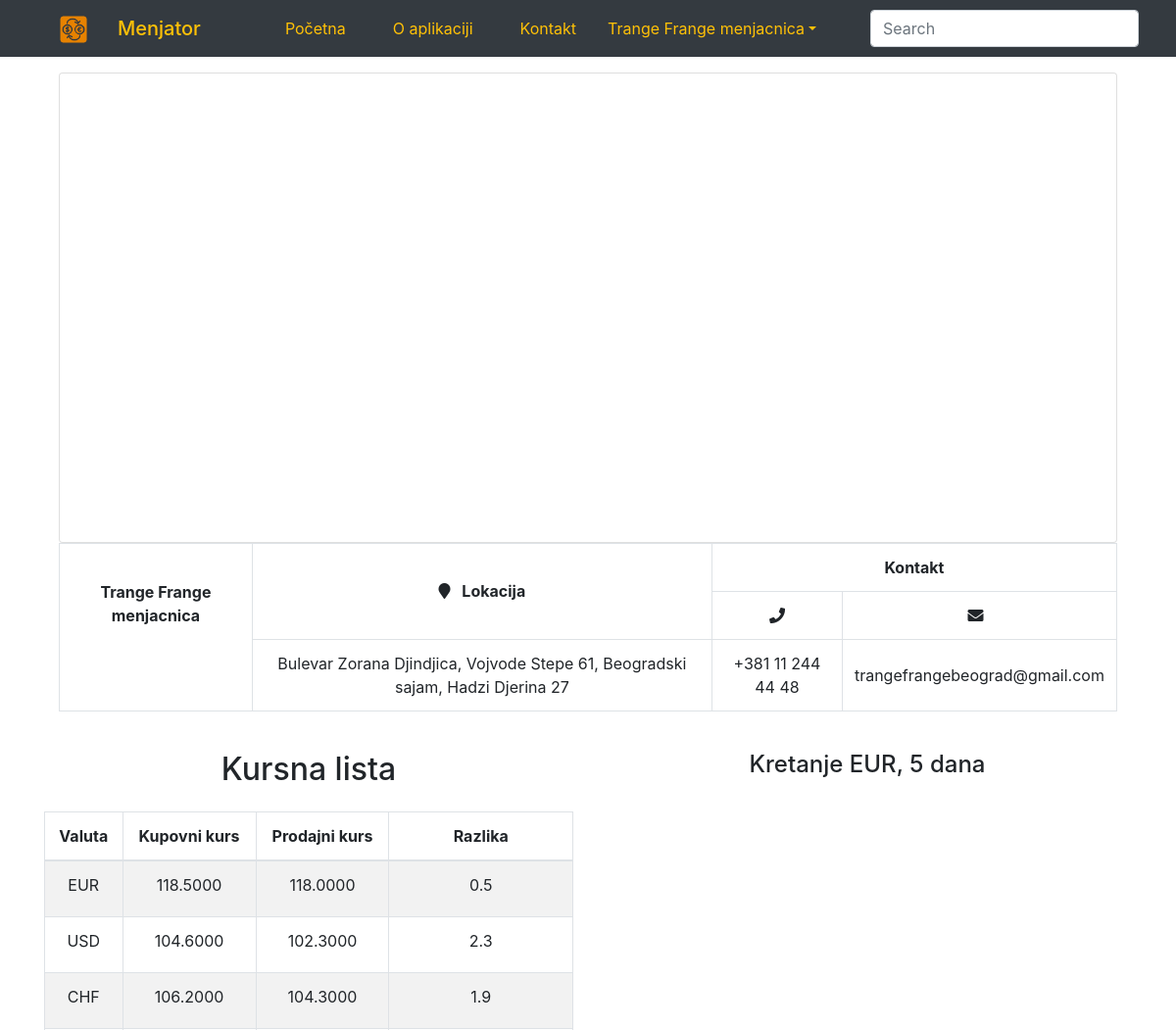
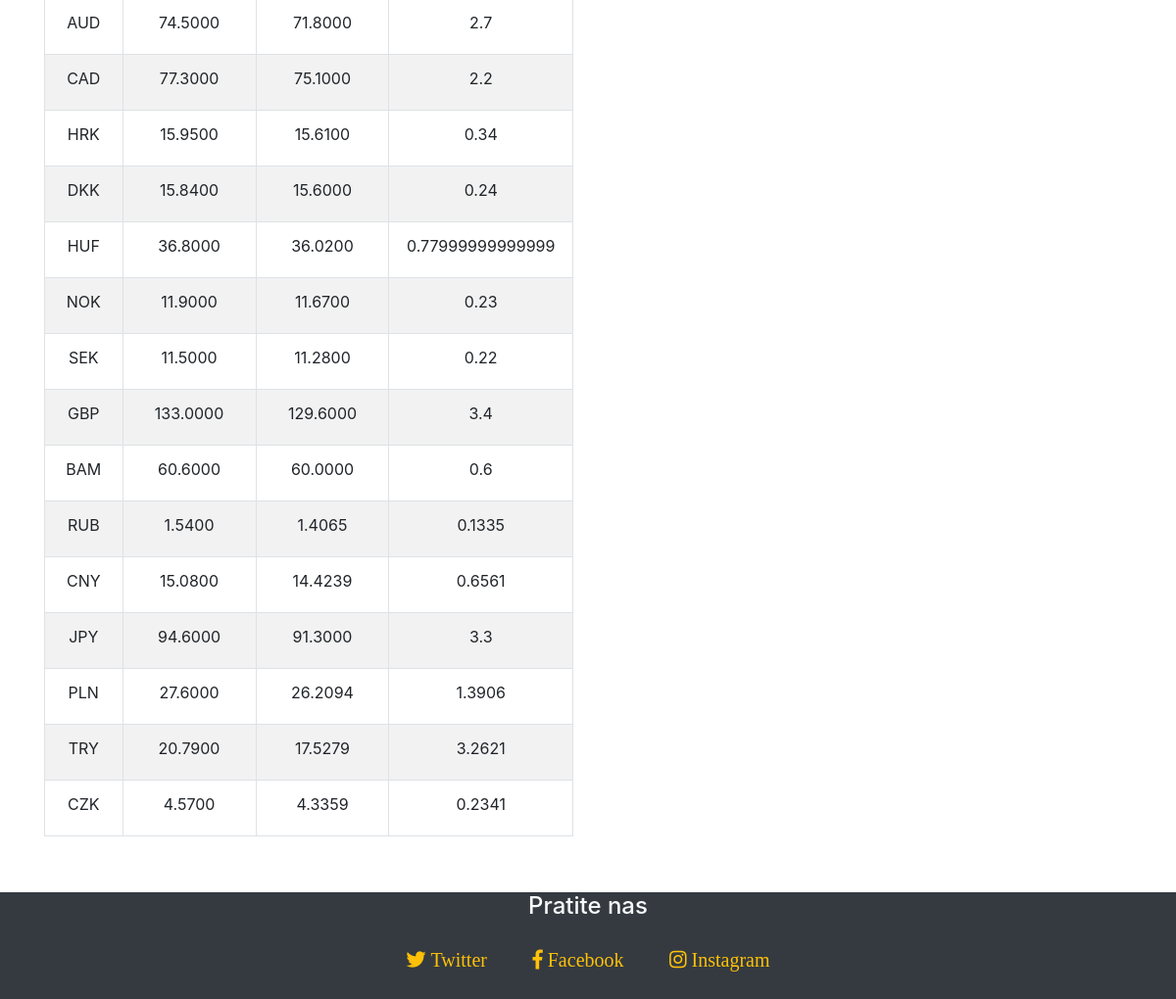
The page /index.php?page=profile&id=1000 (signed in) on the database its author committed (2 pictures, top to bottom).
### tables this page shows
CREATE TABLE `exchange_office` (
  `exchange_office_id` int(11) NOT NULL AUTO_INCREMENT,
  `user_id` int(11) NOT NULL,
  `exchange_office_name` varchar(45) NOT NULL,
  `exchange_office_phone` varchar(45) NOT NULL,
  `exchange_office_email` varchar(45) NOT NULL,
  `exchange_office_pib` varchar(45) NOT NULL,
  `exchange_office_jmb` varchar(45) NOT NULL,
  `activation` varchar(1) NOT NULL,
  PRIMARY KEY (`exchange_office_id`),
  UNIQUE KEY `exchange_office_name_UNIQUE` (`exchange_office_name`),
  UNIQUE KEY `exchange_office_phone_UNIQUE` (`exchange_office_phone`),
  UNIQUE KEY `exchange_office_email_UNIQUE` (`exchange_office_email`)
);

### functions/functions.php (called while the page is built, shortened)
<?php
	function screen_print($screen_print, $map){
		if(!is_array($map)){
            return $screen_print;
        }else{
			foreach($map AS $k => $v)
				$screen_print = str_replace("{{{$k}}}", $v, $screen_print);
			return $screen_print;
		}
	}
	function screen_print_nav_bar($user,$username){
		global $exchange_office_name, $id;
		switch($user){
			case'user':
				$map_user = array('OFFICE_NAME' => $exchange_office_name, 'SESSION_ID' => $id );
				$nav_bar_user = file_get_contents("./modules/app/views/inc/nav_bar_user.html");
				return screen_print($nav_bar_user, $map_user);
			break;
		}
	}
	function checkProfile($id){
		global $conn;
		$stmt = $conn->prepare("SELECT * FROM exchange_office WHERE exchange_office_id=?");
		$stmt->bind_param('d',$id);
		$stmt->execute();
		$res = $stmt->get_result();
		if($res->num_rows == 1) {
			return true;
		} else {
			return false;
		}
	}
	function getLocation($id){
		global $conn;
		$stmt = $conn->prepare("SELECT * FROM exchange_office_location WHERE exchange_office_id = ?");
		$stmt->bind_param('d',$id);
		$stmt->execute();
		$result_select_location = $stmt->get_result();
		$rows = $result_select_location->num_rows;
		foreach ($result_select_location as $key => $value) {
			$exchange_office_location[] = $conn->real_escape_string($value['exchange_office_location']);
		}
		return $exchange_office_location;
	}
?>

### modules/app/models/profile/profile.php (called while the page is built, shortened)
<?php
	$stmt = $conn->prepare("SELECT * FROM exchange_office WHERE
		 	exchange_office_id=?");
			$stmt->bind_param('d',$exchange_office_id);
			$stmt->execute();
			$result_select_info = $stmt->get_result();
			foreach ($result_select_info as $key => $value) {
				$name = $conn->real_escape_string($value['exchange_office_name']);
				$location = getLocation($exchange_office_id);
				$phone = $conn->real_escape_string($value['exchange_office_phone']);
				$email = $conn->real_escape_string($value['exchange_office_email']);
			}
?>

### index.php (the view, shortened to what this page needs)
<?php
include("./modules/db/connection.php");
include("./functions/functions.php");
include("./functions/functions_db.php");
$header = file_get_contents('./modules/app/views/inc/header.html');
$titles = array(
			'' => 'Menjator',
			'home' => 'Menjator',
			'about' => 'Menjator - O nama',
			'contact' => 'Menjator - Kontakt',
			'profile' => 'Menjator - Profil',
			'register' => 'Menjator - Registracija',
			'user_creation' => 'Menjator - Kreiranje korisnika',
			'admin_login' => 'Menjator - Prijava',
			'login' => 'Menjator - Prijava',
			'logout' => 'Menjator - Odjava',
			'success' => 'Menjator',
			'success_form' => 'Menjator',
			'settings' => 'Menjator - Podesavanja',
			'search_box' => 'Menjator',
			'stats' => 'Menjator',
			'delete' => 'Menjator'
		);
if($_SESSION) {
	if(isset($_SESSION['logged']) && $_SESSION['logged']) {
            $username = $_SESSION['username'];
            $user = 'user';
        } elseif (isset($_SESSION['logged_admin']) && $_SESSION['logged_admin']) {
            $username = $_SESSION['username'];
            $user = 'admin';
        } else {
        	include("./modules/app/views/pages/notifications/error.php");
			include("./modules/app/views/inc/footer.html");
			exit;
       }
}else{
	$user = 'anonymous';
	$username='anonymous';
}
if($_GET){
	if(isset($_GET['page'])){
		$page = $_GET['page'] ?? '';
		if(isset($_GET['id'])){
			$get_id = $_GET['id'] ?? '';
			$profile = checkProfile($get_id);
			$stmt = $conn->prepare("SELECT * FROM exchange_office WHERE exchange_office_id=?");
			$stmt->bind_param('d',$get_id);
			$stmt->execute();
			$res = $stmt->get_result();
			if($res->num_rows > 0) {
				$row = $res->fetch_assoc();
				$exchange_office_id = $row['exchange_office_id'];
				$exchange_office_name = $row['exchange_office_name'];
			}
		}
		foreach($titles as $key => $value){
			if($page==$key){
				$map_header = array('TITLE' => $value);
				echo screen_print($header,$map_header);
				echo screen_print_nav_bar($user,$username);
			}
		}
		switch ($page) {
			case 'profile' :
				if($profile){
					include("./modules/app/views/pages/profile/profile.php");
				}else{
					include('./modules/app/views/pages/notifications/error.php');
				}
				break;
		}
	}else{
		$map_header = array('TITLE' => $titles['home']);
		echo screen_print($header,$map_header);
		echo screen_print_nav_bar($user,$username);
		include('./modules/app/views/pages/home.php');
	}
}else{
	$map_header = array('TITLE' => $titles['home']);
	echo screen_print($header,$map_header);
	echo screen_print_nav_bar($user,$username);
	include('./modules/app/views/pages/home.php');
}
?>

### modules/app/views/pages/profile/user_view_profile.php
<?php
		if(is_string($location)){
			$location_str = $location;
		}else{
			$location_str = implode(', ',$location);
		}
        $informations= sprintf("
            <div id='profile_lat'></div>
            <div id='profile_lng'></div>
			<div id='info' class='info mx-auto mt-3' >
                <div class='row mx-auto'>
                    <div class='col-12'>
						<div id='map' class='row mx-auto h-100 card' style='min-height:60vh;'></div>
					</div>
					<div class='col-12 align-middle'>
                    <table class='table border table-borderless text-center'>
                    <thead>
                        <tr>
                            <th rowspan='3' id='eo_name' class='eo_name align-bottom border-right'>%s</th>
                            <th rowspan='2' class='align-middle border'><i class='fa fa-map-marker mr-2 ' aria-hidden='true'></i> Lokacija</th>
                            <th colspan='2' class='align-middle border'>Kontakt</th>
                        </tr>
                        <tr>
                            <th class='align-middle border'><i class='fa fa-phone my-auto' aria-hidden='true'></i></td>
                            <th class='align-middle border'><i class='fa fa-envelope my-auto' aria-hidden='true'></i><span class='my-auto ml-2'></td>
                        </tr>
                    </thead>
                    <tbody>
                        <tr>
                            <td class='align-middle border-right'></td>
                            <td class='align-middle border'>%s</td>
                            <td class='align-middle border'>%s</td>
                            <td class='align-middle border'>%s</td>
                        </tr>
                    </tbody>
                </table>
                </div>
				</div>
			</div>
		", $name, $location_str, $phone, $email);
		echo $informations;
?>

### modules/app/assets/stylesheets/main.css (style rules this page uses)
*, *:after, *:before { box-sizing: border-box; -moz-box-sizing: border-box; }
* { margin:0;padding:0;border:0 none;position: relative; outline: none; }
body { min-height: 100vh; position: relative; margin: 0; }
footer { position: absolute; bottom: 0; }
.link-text::before { content: ""; position: absolute; width: 100%; height: 3px; bottom: -25%; left: 0; margin-top: 5px; background: #ffc107; visibility: hidden; border-radius: 5px; transform: scaleX(0); transition: .25s linear; }

### rows shown on the page
exchange_office: exchange_office_name (picture), exchange_office_name "Trange Frange menjacnica", exchange_office_phone "+381 11 244 44 48", exchange_office_email "trangefrangebeograd@gmail.com"

### other values the page prints
$location_str "Bulevar Zorana Djindjica, Vojvode Stepe 61, Beogradski sajam, Hadzi Djerina 27"
$currency_label[$i] "EUR"
$buy_rate[$i] "118.5000"
$sell_rate[$i] "118.0000"
$diff[$i] "0.5"
$currency_label[$i] "USD"
$buy_rate[$i] "104.6000"
$sell_rate[$i] "102.3000"
$diff[$i] "2.3"
$currency_label[$i] "CHF"
$buy_rate[$i] "106.2000"
$sell_rate[$i] "104.3000"
$diff[$i] "1.9"
$currency_label[$i] "AUD"
$buy_rate[$i] "74.5000"
